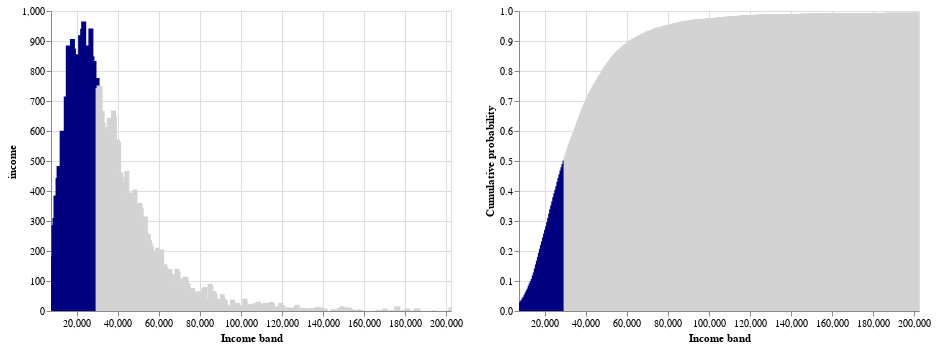

Source (notebook cell):
### Code cell
#collapse
#Plotting interactuve plot
slider = alt.binding_range(min=0, max=200000, step=1000, name='Income Threshold:')
selector = alt.selection_single(name="SelectorName", fields=['cutoff'],
                                bind=slider, init={'cutoff': 30000})

chart_dist = alt.Chart(binned_df).mark_bar(clip=True).encode(
            alt.X('bin:Q', scale=alt.Scale(domain=(10000, 200000)), title='Income band'),
            alt.Y('income:Q'),
            color=alt.condition(
                alt.datum.bin <= selector.cutoff,
                alt.value("navy"),  # The positive color
                alt.value("lightgray")  # The negative color
            )
        ).add_selection(
            selector
        )

chart_density = alt.Chart(binned_df).mark_bar(clip=True).encode(
                    alt.X('bin:Q', scale = alt.Scale(domain=(10000, 200000)), title='Income band'),
                    alt.Y('cum_density:Q', title = 'Cumulative probability'),
                    color = alt.condition(
                                alt.datum.bin <= selector.cutoff,
                                alt.value("navy"),  # The positive color
                                alt.value("lightgray")  # The negative color)
                            )
                ).add_selection(
                    selector)
chart_dist|chart_density

### Figure 1 — Vega-Lite specification as saved in the notebook (floating-point values rounded to 4 significant figures; data arrays with more than 128 entries replaced by an {"elided": "..."} marker saying what was removed)
{"config": {"view": {"continuousWidth": 400, "continuousHeight": 300}}, "hconcat": [{"mark": {"type": "bar", "clip": true}, "encoding": {"color": {"condition": {"value": "navy", "test": "(datum.bin <= SelectorName.cutoff)"}, "value": "lightgray"}, "x": {"type": "quantitative", "field": "bin", "scale": {"domain": [10000, 200000]}, "title": "Income band"}, "y": {"type": "quantitative", "field": "income"}}, "selection": {"SelectorName": {"type": "single", "fields": ["cutoff"], "bind": {"input": "range", "max": 200000, "min": 0, "name": "Income Threshold:", "step": 1000}, "init": {"cutoff": 30000}}}}, {"mark": {"type": "bar", "clip": true}, "encoding": {"color": {"condition": {"value": "navy", "test": "(datum.bin <= SelectorName.cutoff)"}, "value": "lightgray"}, "x": {"type": "quantitative", "field": "bin", "scale": {"domain": [10000, 200000]}, "title": "Income band"}, "y": {"type": "quantitative", "field": "cum_density", "title": "Cumulative probability"}}, "selection": {"SelectorName": {"type": "single", "fields": ["cutoff"], "bind": {"input": "range", "max": 200000, "min": 0, "name": "Income Threshold:", "step": 1000}, "init": {"cutoff": 30000}}}}], "data": {"name": "data-ab6f93363b40ecc05a3c99c4d60f1198"}, "$schema": "https://vega.github.io/schema/vega-lite/v4.8.1.json", "datasets": {"data-ab6f93363b40ecc05a3c99c4d60f1198": {"elided": "1351 records"}}}
